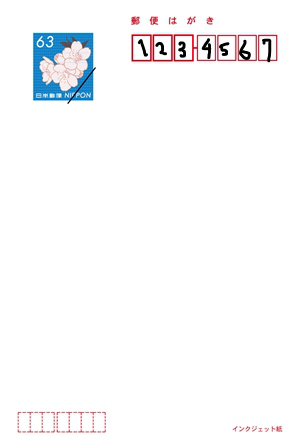
#> input picture hagaki2.png, 300 x 444 px
$ jupyter execute --allow-errors find_contours.ipynb
#> lines starting #> are read from the running program, lines starting #| are printed output that depends on the picture; after the words box and inside, x2 and y2 are one past the last pixel; in counts of white or black regions, pixels touching at a corner belong together
[cell 1]
import cv2
import pickle
import matplotlib.pyplot as plt

#画像を読み込んでリサイズ
img=cv2.imread("cosmos-flower.jpg")
#> (the rest of this cell did not finish here and is left out)

[cell 2]
import cv2
import matplotlib.pyplot as plt


#はがき画像から郵便番号領域を抽出する関数
def detect_zipno(fname):
    #画像読み込み
#> called with fname = 'hagaki2.png'
    img=cv2.imread(fname)
#> img is the input picture: shape (444, 300, 3); mean B, G, R 250.2, 248.9, 248.6
    #画像のサイズを求める
    h,w=img.shape[:2]
#> h = 444; w = 300
    #はがき画像の右上のみ抽出する
    img=img[0:h//2,w//3:]
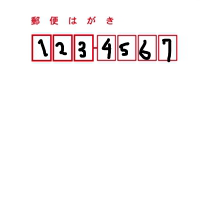
#> img: shape (222, 200, 3); mean B, G, R 246.7, 246.2, 249.6

    #画像を二値化
    gray=cv2.cvtColor(img,cv2.COLOR_BGR2GRAY)
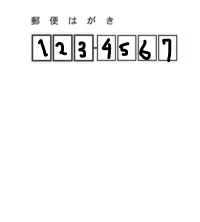
#> gray: shape (222, 200); min 0, max 255, mean 247.3
    gray=cv2.GaussianBlur(gray,(3,3),0)
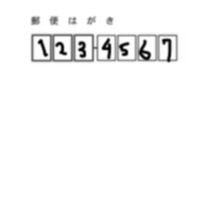
#> gray: shape (222, 200); min 1, max 255, mean 247.3
    im2=cv2.threshold(gray,140,255,cv2.THRESH_BINARY_INV)[1]
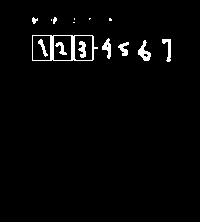
#> im2: shape (222, 200); 2.4% white; 15 white regions (5 under 20 px)

    #輪郭を抽出
    cnts=cv2.findContours(im2,cv2.RETR_LIST,cv2.CHAIN_APPROX_SIMPLE)[0]
#> cnts = 20 contours, 9 with area under 20; largest, box (x1, y1, x2, y2) and area: (32, 35, 98, 61) 1525, (53, 35, 72, 61) 448, (32, 35, 51, 61) 448, (74, 35, 93, 61) 446, (138, 40, 151, 61) 112

    #抽出した輪郭を単純なリストに変換
    result=[]
    for pt in cnts:
        x,y,w,h=cv2.boundingRect(pt)
        #大きすぎる小さすぎる領域を除去
        if not(50<w<70):continue
        result.append([x,y,w,h])
#> this loop made 20 passes
#> (x, y, w, h) on passes 1 to 12: (143, 53, 6, 5), (106, 44, 3, 4), (118, 42, 11, 14), (55, 42, 12, 13), (78, 41, 8, 17), (138, 40, 13, 21), (162, 39, 9, 23), (38, 39, 10, 18), (102, 38, 9, 21), (74, 35, 19, 26), (53, 35, 19, 26), (32, 35, 19, 26)
#> (pt, x, y, w, h) on passes 14, 15, 17, 18: ([[73, 22], [74, 22]], 73, 22, 2, 1), ([[51, 19], [51, 20]], 51, 19, 1, 2), ([[89, 18], [89, 19], [90, 18]], 89, 18, 2, 2), ([[74, 18], [74, 19]], 74, 18, 1, 2)
#> after the loop, result = [[32, 35, 66, 26]]
    #抽出した輪郭が左側から並ぶようソート
    result=sorted(result,key=lambda x: x[0])
    #抽出した輪郭が小さすぎるものを除去
    result2=[]
    lastx=-100
    for x,y,w,h in result:
        if(x - lastx)<40:continue
        result2.append([x,y,w,h])
        lastx=x
#> this loop made 1 pass
#> (x, y, w, h, lastx) on pass 1: (32, 35, 66, 26, 32)
#> after the loop, result2 = [[32, 35, 66, 26]]
    #緑色の枠を描画
    for x,y,w,h in result2:
        cv2.rectangle(img,(x,y),(x+w,y+h),(0,255,0),3)
#> this loop made 1 pass
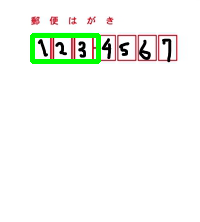
#> img: shape (222, 200, 3); 2.05% of pixels changed, all inside (x1, y1, x2, y2) = (30, 33, 101, 64)
    return result2,img

if __name__=='__main__':
    #はがき画像を指定して領域を抽出
    cnts,img=detect_zipno("hagaki2.png")
#> cnts = [[32, 35, 66, 26]]

    #画面に抽出結果を描画
    plt.imshow(cv2.cvtColor(img,cv2.COLOR_BGR2RGB))
    plt.savefig("detect-zip.png",dpi=200)
#> (reads digits.pkl from the repository)
    plt.show()

[cell 3]
import matplotlib.pyplot as plt
import pickle

def detect_zipno(fname):
    #画像読み込み
#> called with fname = 'hagaki2.png'
    img=cv2.imread(fname)
    #画像のサイズを求める
    h,w=img.shape[:2]
#> h = 444; w = 300
    #はがき画像の右上のみ抽出する
    img=img[0:h//2,w//3:]

    #画像を二値化
    gray=cv2.cvtColor(img,cv2.COLOR_BGR2GRAY)
    gray=cv2.GaussianBlur(gray,(3,3),0)
    im2=cv2.threshold(gray,140,255,cv2.THRESH_BINARY_INV)[1]

    #輪郭を抽出
    cnts=cv2.findContours(im2,cv2.RETR_LIST,cv2.CHAIN_APPROX_SIMPLE)[0]
#> cnts = 20 contours, 9 with area under 20; largest, box (x1, y1, x2, y2) and area: (32, 35, 98, 61) 1525, (53, 35, 72, 61) 448, (32, 35, 51, 61) 448, (74, 35, 93, 61) 446, (138, 40, 151, 61) 112

    #抽出した輪郭を単純なリストに変換
    result=[]
    for pt in cnts:
        x,y,w,h=cv2.boundingRect(pt)
        #大きすぎる小さすぎる領域を除去
        if not(50<w<70):continue
        result.append([x,y,w,h])
#> after the loop, result = [[32, 35, 66, 26]]
    #抽出した輪郭が左側から並ぶようソート
    result=sorted(result,key=lambda x: x[0])
    #抽出した輪郭が小さすぎるものを除去
    result2=[]
    lastx=-100
    for x,y,w,h in result:
        if(x - lastx)<40:continue
        result2.append([x,y,w,h])
        lastx=x
#> after the loop, result2 = [[32, 35, 66, 26]]
    #緑色の枠を描画
    for x,y,w,h in result2:
        cv2.rectangle(img,(x,y),(x+w,y+h),(0,255,0),3)
    return result2,img

#学習済み手書き数字のデータを読み込む
with open("digits.pkl","rb") as fp:
    clf=pickle.load(fp)

#画像から領域を読み込む
cnts,img=detect_zipno("hagaki2.png")

#読み込んだデータをプロット
for i, pt in enumerate(cnts):
    x,y,w,h=pt
    #枠線の輪郭分だけ小さくする
    x+=8
    y+=8
    w-=16
    h-=16
    #画像データを取り出す
    im2=img[y:y+h,x:x+w]
    #データを学習済みデータに合わせる
    im2gray=cv2.cvtColor(im2,cv2.COLOR_BGR2GRAY)#グレースケールに変換
    im2gray=cv2.resize(im2gray,(8,8))#リサイズ
    im2gray=15-im2gray//16#白黒反転
    im2gray=im2gray.reshape((-1,64))#一次元に変換
    #データを予測
    res=clf.predict(im2gray)
    #画面に出力
    plt.subplot(1,7,i+1)
    plt.imshow(im2)
    plt.axis("off")
    plt.title(str(res))
#> this loop made 1 pass
#> (pt, x, y, w, h, res) on pass 1: ([32, 35, 66, 26], 40, 43, 50, 10, [7])
plt.show()
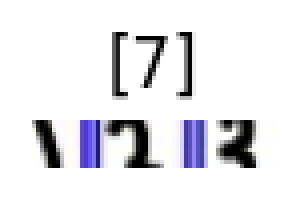
#> figure drawn by matplotlib, 1 panel
